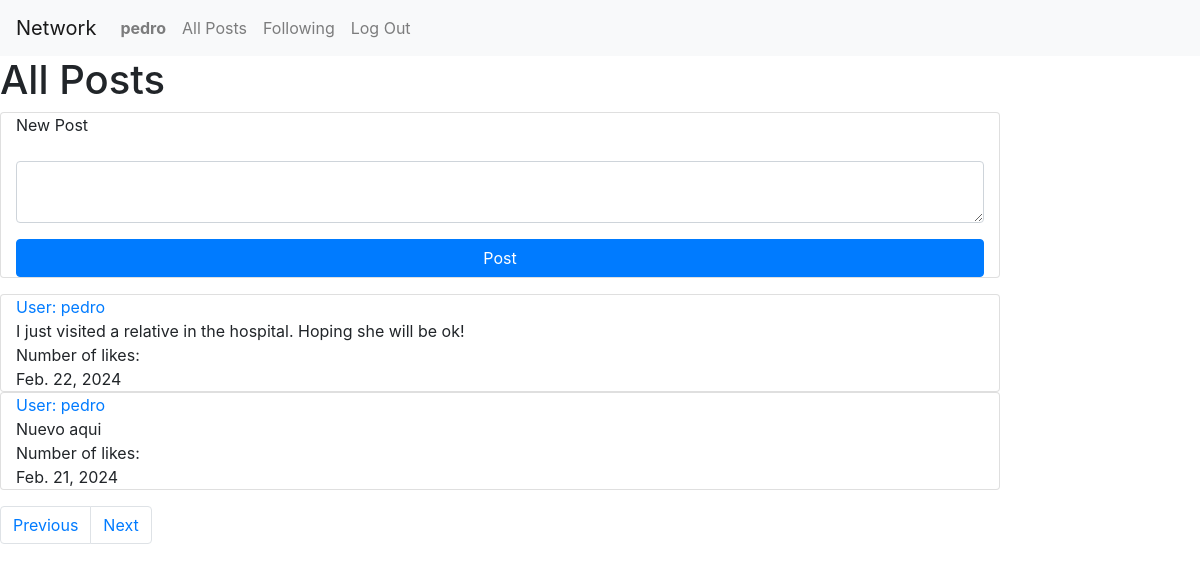
/?page=4 (signed in), run on an earlier commit of the app's database.
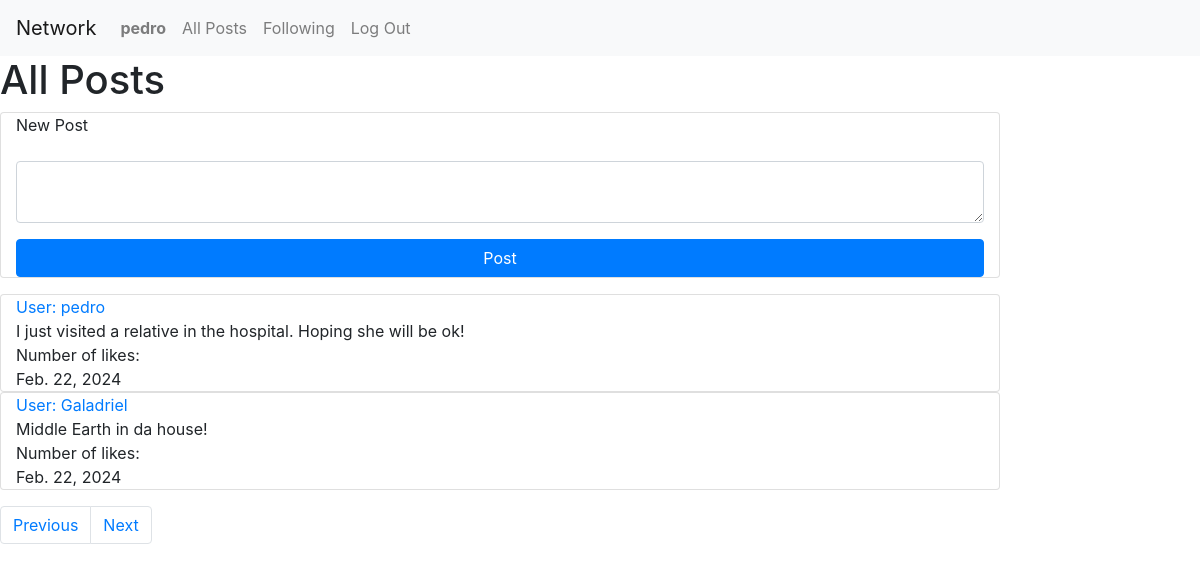
And on a later commit of the database.
### network/models.py (models this page shows, shortened)
class User(AbstractUser):
    pass
    def __str__(self):
        return self.username

class Post(models.Model):
    user = models.ForeignKey(User, on_delete=models.CASCADE, blank=True, null=True, related_name="poster")
    post = models.CharField(max_length=64)
    date = models.DateField()

### network/views.py (the view)
# urls.py: path("", views.index, name="index"),
def index(request):
    if request.user.is_authenticated:
        posts = Post.objects.all().order_by("-date")
        paginator = Paginator(posts, 2) #show 2 posts per page
        page_number = request.GET.get('page')
        page_obj = paginator.get_page(page_number)
        return render(request, "network/index.html", {
            "page_obj": page_obj,
        })
    else:
        return render(request, "network/index.html")

### network/templates/network/index.html (shortened to what this page needs)
{% extends "network/layout.html" %}
{% block body %}
{% if user.is_authenticated %}
    <h1> All Posts</h1>
    <div>
        <form action="{% url 'new_post' %}" method="post">
            <div class="mb-3 card col-10">
                <div class="mb-3">
                    <label for="post" class="form-label">New Post</label>
                </div>
                <div class="mb-3">
                    <textarea class="form-control" name="text-compose" rows="2"></textarea>
                </div>
                <input class="btn btn-primary" type="submit" value="Post">
            </div>
        </form>
        <div class="mb-3">
            {% for post in page_obj %}
            <div class="card col-10">
                <div><a id="users" class="" href="{% url 'profile' user_id=post.user.id %}"> User: {{ post.user }}</a></div>
                <div id="contentIndexPost">{{ post.post }}</div>
                <div>Number of likes: {{post.likes}}</div>
                <div>{{ post.date }}</div>
            </div>
            {% endfor %}
        </div>
    </div>
    <div>
        <nav aria-label="Page navigation example">
            <ul class="pagination">
                {% if page_obj.has_previous %}
                <li class="page-item"><a class="page-link" href="?page={{ page_obj.previous_page_number }}">Previous</a></li>
                {% endif %}
                {% if page_obj.has_next %}
                <li class="page-item"><a class="page-link" href="?page={{ page_obj.next_page_number }}">Next</a></li>
                {% endif %}
            </ul>
          </nav>
    </div>
{% else %}
<div class="mb-3">
    <h1>Log in or register to be able to see posts and post!</h1>
</div>
{% endif %}
{% endblock %}

### network/templates/network/layout.html (shortened to what this page needs)
{% load static %}
<!DOCTYPE html>
<html lang="en">
    <head>
        <link rel="stylesheet" href="https://stackpath.bootstrapcdn.com/bootstrap/4.4.1/css/bootstrap.min.css">
        <link href="{% static 'network/styles.css' %}" rel="stylesheet">
    </head>
    <body>
        <nav class="navbar navbar-expand-lg navbar-light bg-light">
            <a class="navbar-brand" href="#">Network</a>
            <div>
              <ul class="navbar-nav mr-auto">
                {% if user.is_authenticated %}
                    <li class="nav-item">
                        <a id="profile" class="nav-link" href="{% url 'profile' user_id=user.id %}"><strong>{{ user.username }}</strong></a>
                    </li>
                {% endif %}
                <li class="nav-item">
                  <a class="nav-link" href="{% url 'index' %}">All Posts</a>
                </li>
                {% if user.is_authenticated %}
                    <li class="nav-item">
                        <a class="nav-link" href="{% url 'following' %}">Following</a>
                    </li>
                    <li class="nav-item">
                        <a class="nav-link" href="{% url 'logout' %}">Log Out</a>
                    </li>
                {% endif %}
              </ul>
            </div>
          </nav>
        <div class="body">
            {% block body %}
            {% endblock %}
        </div>
    </body>
</html>

What changed in the data, as far as the page shows it:
no longer on this page (row unchanged): Post: user "pedro", post "Nuevo aqui", date "Feb. 21, 2024"
added Post: user "Galadriel", post "Middle Earth in da house!", date "Feb. 22, 2024"
